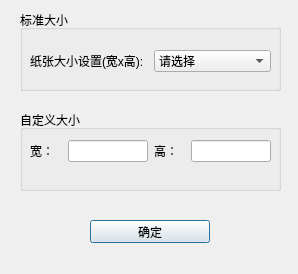
<?xml version="1.0" encoding="UTF-8"?>
<ui version="4.0">
 <class>Dialog</class>
 <widget class="QDialog" name="Dialog">
  <property name="geometry">
   <rect>
    <x>0</x>
    <y>0</y>
    <width>298</width>
    <height>274</height>
   </rect>
  </property>
  <property name="windowTitle">
   <string>纸张设置</string>
  </property>
  <widget class="QPushButton" name="pushButton">
   <property name="geometry">
    <rect>
     <x>90</x>
     <y>220</y>
     <width>120</width>
     <height>23</height>
    </rect>
   </property>
   <property name="minimumSize">
    <size>
     <width>120</width>
     <height>0</height>
    </size>
   </property>
   <property name="maximumSize">
    <size>
     <width>120</width>
     <height>16777215</height>
    </size>
   </property>
   <property name="text">
    <string>确定</string>
   </property>
  </widget>
  <widget class="QGroupBox" name="groupBox">
   <property name="geometry">
    <rect>
     <x>20</x>
     <y>110</y>
     <width>261</width>
     <height>81</height>
    </rect>
   </property>
   <property name="title">
    <string>自定义大小</string>
   </property>
   <widget class="QWidget" name="layoutWidget">
    <property name="geometry">
     <rect>
      <x>10</x>
      <y>30</y>
      <width>241</width>
      <height>22</height>
     </rect>
    </property>
    <layout class="QHBoxLayout" name="horizontalLayout_2">
     <item>
      <widget class="QLabel" name="label_2">
       <property name="layoutDirection">
        <enum>Qt::LeftToRight</enum>
       </property>
       <property name="text">
        <string>宽：</string>
       </property>
       <property name="alignment">
        <set>Qt::AlignJustify|Qt::AlignVCenter</set>
       </property>
      </widget>
     </item>
     <item>
      <widget class="QLineEdit" name="custom_w_Edit">
       <property name="enabled">
        <bool>true</bool>
       </property>
       <property name="minimumSize">
        <size>
         <width>80</width>
         <height>0</height>
        </size>
       </property>
       <property name="maximumSize">
        <size>
         <width>80</width>
         <height>16777215</height>
        </size>
       </property>
      </widget>
     </item>
     <item>
      <widget class="QLabel" name="label_3">
       <property name="layoutDirection">
        <enum>Qt::LeftToRight</enum>
       </property>
       <property name="text">
        <string>高：</string>
       </property>
       <property name="alignment">
        <set>Qt::AlignJustify|Qt::AlignVCenter</set>
       </property>
      </widget>
     </item>
     <item>
      <widget class="QLineEdit" name="custom_h_Edit">
       <property name="minimumSize">
        <size>
         <width>80</width>
         <height>0</height>
        </size>
       </property>
       <property name="maximumSize">
        <size>
         <width>80</width>
         <height>16777215</height>
        </size>
       </property>
      </widget>
     </item>
    </layout>
   </widget>
  </widget>
  <widget class="QGroupBox" name="groupBox_2">
   <property name="geometry">
    <rect>
     <x>20</x>
     <y>10</y>
     <width>261</width>
     <height>81</height>
    </rect>
   </property>
   <property name="title">
    <string>标准大小</string>
   </property>
   <widget class="QWidget" name="layoutWidget">
    <property name="geometry">
     <rect>
      <x>10</x>
      <y>40</y>
      <width>241</width>
      <height>22</height>
     </rect>
    </property>
    <layout class="QHBoxLayout" name="horizontalLayout">
     <item>
      <widget class="QLabel" name="label">
       <property name="text">
        <string>纸张大小设置(宽x高):</string>
       </property>
      </widget>
     </item>
     <item>
      <widget class="QComboBox" name="comboBox">
       <item>
        <property name="text">
         <string>请选择</string>
        </property>
       </item>
       <item>
        <property name="text">
         <string>600x600</string>
        </property>
       </item>
       <item>
        <property name="text">
         <string>800x600</string>
        </property>
       </item>
       <item>
        <property name="text">
         <string>1000x600</string>
        </property>
       </item>
       <item>
        <property name="text">
         <string>1000x800</string>
        </property>
       </item>
       <item>
        <property name="text">
         <string>1000x1000</string>
        </property>
       </item>
      </widget>
     </item>
    </layout>
   </widget>
  </widget>
 </widget>
 <resources/>
 <connections/>
</ui>
